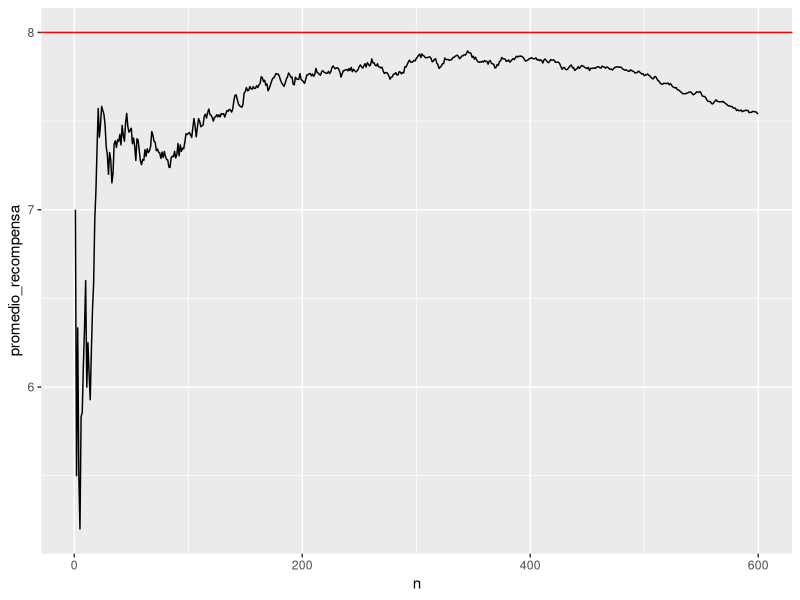
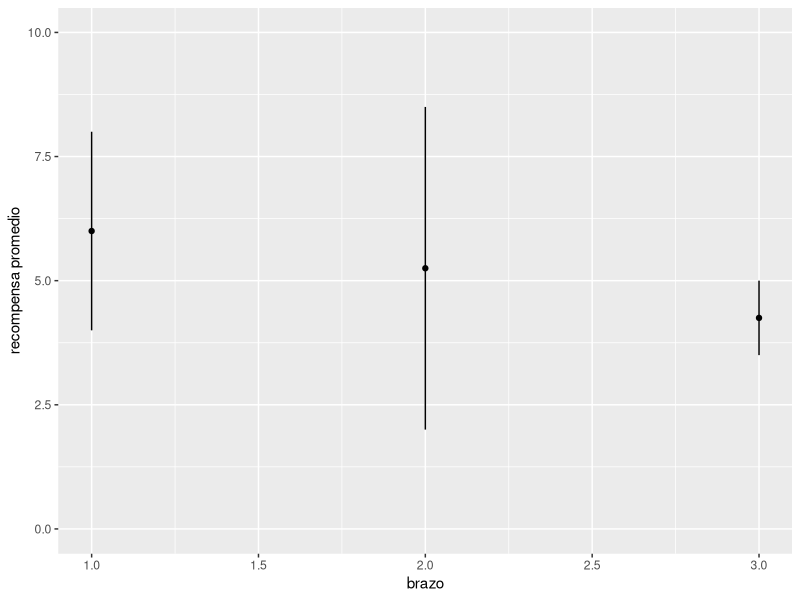
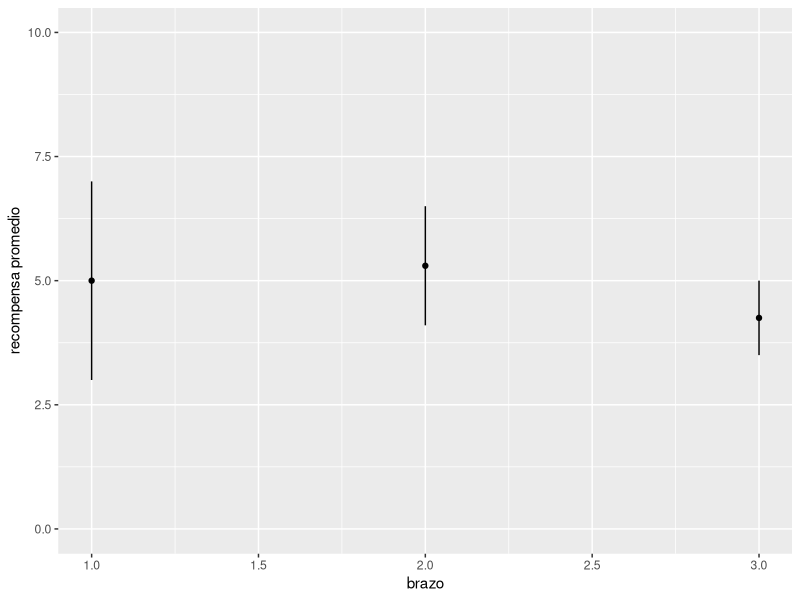
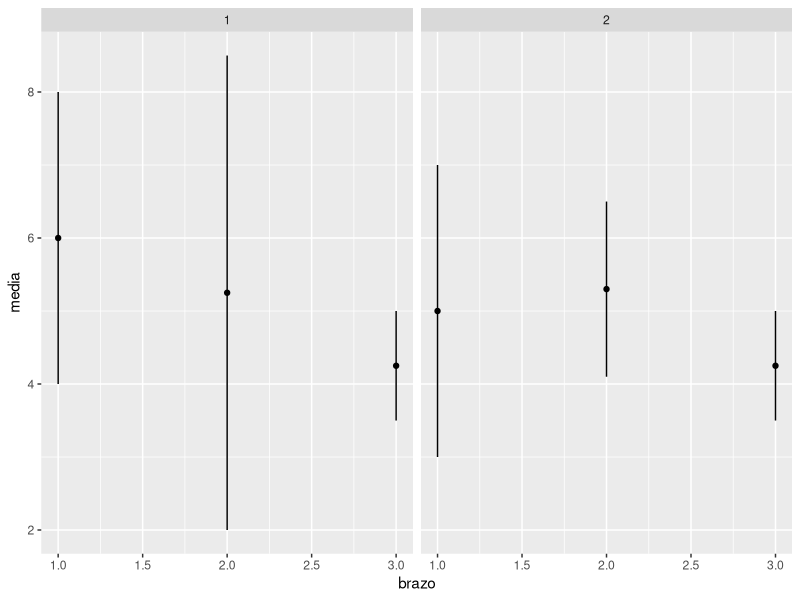

Recreate these plots in R, in order.
library(tidyverse)

## Maquinas simuladas

crear_maquina_poisson <- function(lambda){
  # utilizamos recompensas poisson con distintas medias lambda
  n_brazos <- length(lambda)
  simular_maquina <- function(brazo){
    rpois(1, lambda = lambda[brazo])
  }
  simular_maquina
}
crear_maquina_bernoulli <- function(lambda){
  # utilizamos recompensas poisson con distintas medias lambda
  n_brazos <- length(lambda)
  simular_maquina <- function(brazo){
    rbinom(1, 1, p = lambda[brazo])
  }
  simular_maquina
}
sim_1 <- crear_maquina_poisson(lambda = c(3, 1, 8))
sim_2 <- crear_maquina_bernoulli(lambda = c(0.0, 0.1, 0.5, 0.95))
sim_2(1)
map_dbl(1:1000, ~ sim_2(4)) %>% mean


## Epsilon miope

crear_epsilon_miope <- function(epsilon, inicial = 1, sim_fun){
  n_brazos <- environment(sim_fun)$n_brazos
  conteos <- rep(0, n_brazos)
  iteracion <- 0
  #recompensas <- vector("list", n_brazos)
  sumas <- rep(0, n_brazos)
  S <- rep(0, n_brazos)
  mejor <- inicial
  epsilon <- epsilon
  fun <- function(){
    if(runif(1) <= epsilon){
      #explorar
      brazo <- sample.int(n_brazos, 1)
    } else {
      #explotar
      brazo <- mejor
    }
    sim <- sim_fun(brazo)
    #recompensas[[brazo]] <<- c(recompensas[[brazo]], sim)
    media_ant <- ifelse(conteos[brazo] > 0, sumas[brazo] / conteos[brazo], 0)
    conteos[brazo] <<- conteos[brazo] + 1
    sumas[brazo] <<- sumas[brazo] + sim
    media <- sumas[brazo] / conteos[brazo]
    S[brazo] <<- S[brazo] + (sim - media_ant)*(sim - media)
    mejor <<- which.max(sumas /conteos)
    iteracion <<- iteracion + 1
    estado <- data_frame(n = iteracion,
                         brazo = 1:n_brazos,
                         conteo = conteos,
                         suma = sumas, 
                         media = sumas / conteos,
                         ee = sqrt(S / conteos)/sqrt(conteos))
    return(estado)
  }
  fun
}

e_miope <- crear_epsilon_miope(epsilon = 0.3, inicial = 1, sim_fun = sim_1)
e_miope_2 <- crear_epsilon_miope(epsilon = 0.3, inicial = 1, sim_fun = sim_1)
e_miope()
e_miope_2()
environment(e_miope)$conteos


df_iteraciones <- map_df(1:600, ~ e_miope())


## Graficar, prueba con distintas epsilon

sim_1 <- crear_maquina_poisson(lambda = c(3, 1, 8))
e_miope <- crear_epsilon_miope(epsilon = 0.1, inicial = 1, sim_fun = sim_1)
df_iteraciones <- map_df(1:600, ~ e_miope())
resumen <- df_iteraciones %>% group_by(n) %>%
  summarise(promedio_recompensa = sum(suma) / sum(conteo))
ggplot(resumen, aes(x = n, y = promedio_recompensa)) + geom_line() +
  geom_hline(yintercept = 8, colour = "red")


## UCB
# Idea de intervalos:

intervalos <- tibble(inf = c(3+1, 2, 3.5), sup = c(7+1, 8.5, 5), brazo = c(1,2,3)) %>% 
  mutate(media = (inf + sup) /2 )
ggplot(intervalos, aes(x = brazo, ymin = inf, ymax = sup, y = media)) + 
  geom_point()+
  geom_linerange() +
  ylim(c(0, 10)) + ylab("recompensa promedio")


intervalos_2 <- tibble(inf = c(3, 4.1, 3.5), sup = c(7, 6.5, 5), brazo = c(1,2,3)) %>% 
  mutate(media =(inf + sup) / 2)
ggplot(intervalos_2, aes(x = brazo, ymin = inf, ymax = sup, y = media)) + geom_linerange() +
  geom_point() +
  ylim(c(0,10)) + ylab("recompensa promedio")

bind_rows(intervalos %>% mutate(t = 1), intervalos_2 %>% mutate(t = 2)) %>% 
  ggplot(aes(x = brazo, ymin = inf, ymax=sup, y = media)) +
  geom_linerange() + geom_point() + facet_wrap(~t)


## Tragamonedas bayesiano


